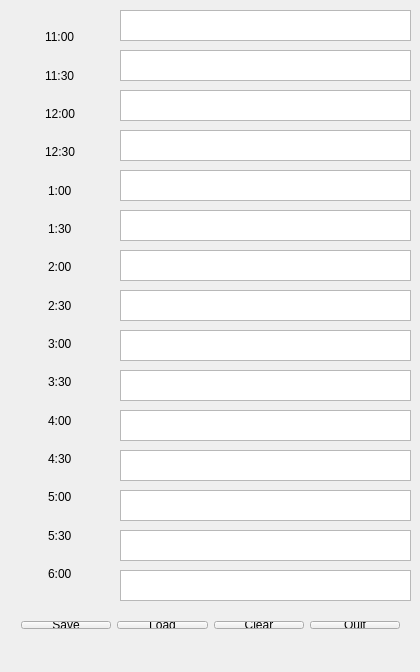
<?xml version="1.0" encoding="UTF-8"?>
<ui version="4.0">
 <class>Widget</class>
 <widget class="QWidget" name="Widget">
  <property name="geometry">
   <rect>
    <x>0</x>
    <y>0</y>
    <width>420</width>
    <height>672</height>
   </rect>
  </property>
  <property name="windowTitle">
   <string>Widget</string>
  </property>
  <widget class="QTextEdit" name="textEdit">
   <property name="geometry">
    <rect>
     <x>120</x>
     <y>10</y>
     <width>291</width>
     <height>31</height>
    </rect>
   </property>
  </widget>
  <widget class="QTextEdit" name="textEdit_2">
   <property name="geometry">
    <rect>
     <x>120</x>
     <y>50</y>
     <width>291</width>
     <height>31</height>
    </rect>
   </property>
  </widget>
  <widget class="QTextEdit" name="textEdit_3">
   <property name="geometry">
    <rect>
     <x>120</x>
     <y>90</y>
     <width>291</width>
     <height>31</height>
    </rect>
   </property>
  </widget>
  <widget class="QTextEdit" name="textEdit_4">
   <property name="geometry">
    <rect>
     <x>120</x>
     <y>130</y>
     <width>291</width>
     <height>31</height>
    </rect>
   </property>
  </widget>
  <widget class="QTextEdit" name="textEdit_5">
   <property name="geometry">
    <rect>
     <x>120</x>
     <y>170</y>
     <width>291</width>
     <height>31</height>
    </rect>
   </property>
  </widget>
  <widget class="QTextEdit" name="textEdit_6">
   <property name="geometry">
    <rect>
     <x>120</x>
     <y>210</y>
     <width>291</width>
     <height>31</height>
    </rect>
   </property>
  </widget>
  <widget class="QTextEdit" name="textEdit_7">
   <property name="geometry">
    <rect>
     <x>120</x>
     <y>250</y>
     <width>291</width>
     <height>31</height>
    </rect>
   </property>
  </widget>
  <widget class="QTextEdit" name="textEdit_8">
   <property name="geometry">
    <rect>
     <x>120</x>
     <y>290</y>
     <width>291</width>
     <height>31</height>
    </rect>
   </property>
  </widget>
  <widget class="QTextEdit" name="textEdit_9">
   <property name="geometry">
    <rect>
     <x>120</x>
     <y>330</y>
     <width>291</width>
     <height>31</height>
    </rect>
   </property>
  </widget>
  <widget class="QTextEdit" name="textEdit_10">
   <property name="geometry">
    <rect>
     <x>120</x>
     <y>370</y>
     <width>291</width>
     <height>31</height>
    </rect>
   </property>
  </widget>
  <widget class="QTextEdit" name="textEdit_11">
   <property name="geometry">
    <rect>
     <x>120</x>
     <y>410</y>
     <width>291</width>
     <height>31</height>
    </rect>
   </property>
  </widget>
  <widget class="QTextEdit" name="textEdit_12">
   <property name="geometry">
    <rect>
     <x>120</x>
     <y>450</y>
     <width>291</width>
     <height>31</height>
    </rect>
   </property>
  </widget>
  <widget class="QTextEdit" name="textEdit_13">
   <property name="geometry">
    <rect>
     <x>120</x>
     <y>490</y>
     <width>291</width>
     <height>31</height>
    </rect>
   </property>
  </widget>
  <widget class="QTextEdit" name="textEdit_14">
   <property name="geometry">
    <rect>
     <x>120</x>
     <y>530</y>
     <width>291</width>
     <height>31</height>
    </rect>
   </property>
  </widget>
  <widget class="QTextEdit" name="textEdit_15">
   <property name="geometry">
    <rect>
     <x>120</x>
     <y>570</y>
     <width>291</width>
     <height>31</height>
    </rect>
   </property>
  </widget>
  <widget class="QWidget" name="layoutWidget">
   <property name="geometry">
    <rect>
     <x>10</x>
     <y>610</y>
     <width>401</width>
     <height>30</height>
    </rect>
   </property>
   <layout class="QHBoxLayout" name="horizontalLayout">
    <item>
     <widget class="QPushButton" name="pushButton">
      <property name="text">
       <string>Save</string>
      </property>
     </widget>
    </item>
    <item>
     <widget class="QPushButton" name="pushButton_2">
      <property name="text">
       <string>Load</string>
      </property>
     </widget>
    </item>
    <item>
     <widget class="QPushButton" name="pushButton_4">
      <property name="text">
       <string>Clear</string>
      </property>
     </widget>
    </item>
    <item>
     <widget class="QPushButton" name="pushButton_3">
      <property name="text">
       <string>Quit</string>
      </property>
     </widget>
    </item>
   </layout>
  </widget>
  <widget class="QWidget" name="layoutWidget">
   <property name="geometry">
    <rect>
     <x>10</x>
     <y>10</y>
     <width>101</width>
     <height>591</height>
    </rect>
   </property>
   <layout class="QVBoxLayout" name="verticalLayout">
    <item alignment="Qt::AlignHCenter">
     <widget class="QLabel" name="label_15">
      <property name="text">
       <string>11:00</string>
      </property>
     </widget>
    </item>
    <item alignment="Qt::AlignHCenter">
     <widget class="QLabel" name="label_3">
      <property name="text">
       <string>11:30</string>
      </property>
     </widget>
    </item>
    <item alignment="Qt::AlignHCenter">
     <widget class="QLabel" name="label_4">
      <property name="text">
       <string>12:00</string>
      </property>
     </widget>
    </item>
    <item alignment="Qt::AlignHCenter">
     <widget class="QLabel" name="label_5">
      <property name="text">
       <string>12:30</string>
      </property>
     </widget>
    </item>
    <item alignment="Qt::AlignHCenter">
     <widget class="QLabel" name="label_6">
      <property name="text">
       <string>1:00</string>
      </property>
     </widget>
    </item>
    <item alignment="Qt::AlignHCenter">
     <widget class="QLabel" name="label_7">
      <property name="text">
       <string>1:30</string>
      </property>
     </widget>
    </item>
    <item alignment="Qt::AlignHCenter">
     <widget class="QLabel" name="label_8">
      <property name="text">
       <string>2:00</string>
      </property>
     </widget>
    </item>
    <item alignment="Qt::AlignHCenter">
     <widget class="QLabel" name="label_9">
      <property name="text">
       <string>2:30</string>
      </property>
     </widget>
    </item>
    <item alignment="Qt::AlignHCenter">
     <widget class="QLabel" name="label_10">
      <property name="text">
       <string>3:00</string>
      </property>
     </widget>
    </item>
    <item alignment="Qt::AlignHCenter">
     <widget class="QLabel" name="label_11">
      <property name="text">
       <string>3:30</string>
      </property>
     </widget>
    </item>
    <item alignment="Qt::AlignHCenter">
     <widget class="QLabel" name="label_12">
      <property name="text">
       <string>4:00</string>
      </property>
     </widget>
    </item>
    <item alignment="Qt::AlignHCenter">
     <widget class="QLabel" name="label_13">
      <property name="text">
       <string>4:30</string>
      </property>
     </widget>
    </item>
    <item alignment="Qt::AlignHCenter">
     <widget class="QLabel" name="label_14">
      <property name="text">
       <string>5:00</string>
      </property>
     </widget>
    </item>
    <item alignment="Qt::AlignHCenter">
     <widget class="QLabel" name="label_16">
      <property name="text">
       <string>5:30</string>
      </property>
     </widget>
    </item>
    <item alignment="Qt::AlignHCenter">
     <widget class="QLabel" name="label_17">
      <property name="text">
       <string>6:00</string>
      </property>
     </widget>
    </item>
   </layout>
  </widget>
 </widget>
 <layoutdefault spacing="6" margin="11"/>
 <resources/>
 <connections>
  <connection>
   <sender>pushButton_3</sender>
   <signal>clicked()</signal>
   <receiver>Widget</receiver>
   <slot>close()</slot>
   <hints>
    <hint type="sourcelabel">
     <x>387</x>
     <y>620</y>
    </hint>
    <hint type="destinationlabel">
     <x>343</x>
     <y>643</y>
    </hint>
   </hints>
  </connection>
 </connections>
</ui>
